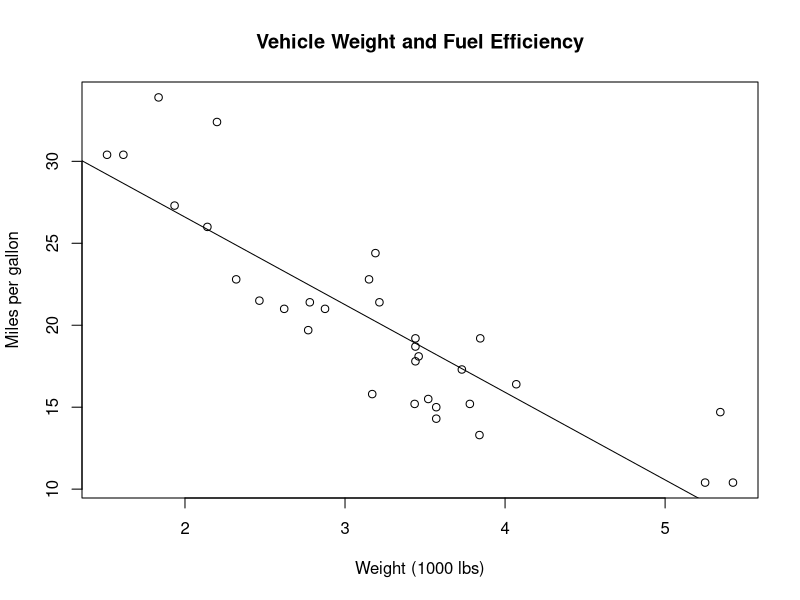

Generate this figure with R:
## ---- chunk 1
#| message: false
#| warning: false

head(mtcars)
## ---- chunk 2
summary(mtcars$mpg)
## ---- chunk 3
aggregate(mpg ~ cyl, data = mtcars, FUN = mean)
## ---- chunk 4
#| label: fig-weight-mpg
#| fig-cap: "Relationship between vehicle weight and fuel efficiency."

plot(
  mtcars$wt,
  mtcars$mpg,
  xlab = "Weight (1000 lbs)",
  ylab = "Miles per gallon",
  main = "Vehicle Weight and Fuel Efficiency"
)

abline(lm(mpg ~ wt, data = mtcars))
